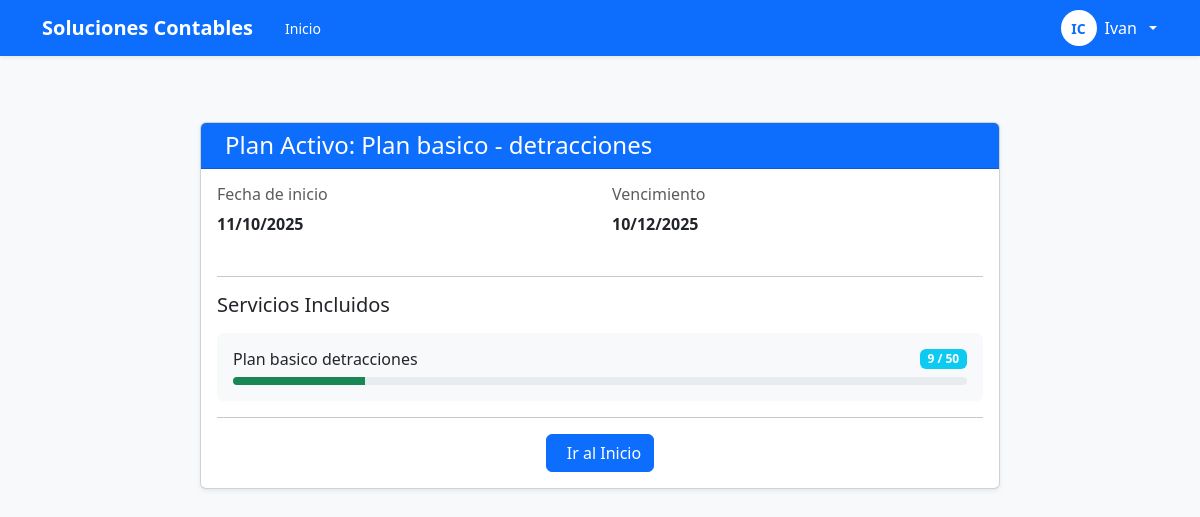
Screenshot of /auth/upgrade (signed in) with the database file from the repository.
### proc_detracciones/models.py (models this page shows, shortened)
class User(db.Model, UserMixin):
    __tablename__ = "user"
    id = db.Column(db.Integer, primary_key=True)
    email = db.Column(db.String(255), unique=True, nullable=True, index=True)
    username = db.Column(db.String(64), unique=True, nullable=True, index=True)
    password_hash = db.Column(db.String(255), nullable=True)
    role = db.Column(db.String(20), default="user", nullable=False)
    is_active_flag = db.Column(db.Boolean, default=True, nullable=False)
    trial_ends_at = db.Column(db.DateTime(timezone=True), nullable=True)
    is_email_verified = db.Column(db.Boolean, default=False, nullable=False)
    email_verified_at = db.Column(db.DateTime(timezone=True), nullable=True)
    first_name = db.Column(db.String(120), nullable=True)
    last_name = db.Column(db.String(120), nullable=True)
    phone = db.Column(db.String(15), nullable=True)  # ✅ NUEVO CAMPO
    account_status = db.Column(db.String(24), default="TRIAL_ACTIVO", nullable=False)
    payment_proof_submitted_at = db.Column(db.DateTime(timezone=True), nullable=True)
    payment_proof_url = db.Column(db.Text, nullable=True)
    payment_reviewed_at = db.Column(db.DateTime(timezone=True), nullable=True)
    payment_reviewed_by_admin_id = db.Column(db.Integer, db.ForeignKey("user.id"), nullable=True)
    reviewed_by_admin = db.relationship("User", remote_side=[id], backref="reviewed_users", uselist=False)
    created_at = db.Column(db.DateTime(timezone=True), default=utcnow, nullable=False)
    payment_proof_reviewed_at = db.Column(db.DateTime(timezone=True), nullable=True)
    def get_active_subscription(self):
        from datetime import datetime, timezone
        return UserPlanSubscription.query.filter(
            UserPlanSubscription.user_id == self.id,
            UserPlanSubscription.is_active == True,
            UserPlanSubscription.ends_at > datetime.now(timezone.utc)
        ).order_by(UserPlanSubscription.ends_at.desc()).first()
    @property
    def is_active(self) -> bool:
        return bool(self.is_active_flag)
    def get_current_quota(self, service_id: int):
        from .models import UserPlanSubscription, PlanServiceQuota, ServiceUsageLog
        from sqlalchemy import func
        from datetime import datetime, timezone
        active_sub = db.session.query(UserPlanSubscription).filter(
            UserPlanSubscription.user_id == self.id,
            UserPlanSubscription.is_active == True,
            UserPlanSubscription.ends_at > datetime.now(timezone.utc)
        ).order_by(UserPlanSubscription.created_at.desc()).first()
        plan_quota = db.session.query(PlanServiceQuota).filter_by(
            plan_id=active_sub.plan_id, service_id=service_id
        ).first()
        is_unlimited = (plan_quota.xml_quota == -1)
        total_quota = plan_quota.xml_quota if not is_unlimited else 0
        usage = db.session.query(func.sum(ServiceUsageLog.xml_processed)).filter(
            ServiceUsageLog.user_id == self.id,
            ServiceUsageLog.service_id == service_id,
            ServiceUsageLog.completed_at >= active_sub.starts_at  # ✅ FILTRO NUEVO
        ).scalar() or 0
        return {
            "quota": total_quota,
            "used": usage,
            "remaining": (total_quota - usage) if not is_unlimited else float('inf'),
            "is_unlimited": is_unlimited
        }    # <-- FIN DE LA FUNCIÓN

class Plan(db.Model):
    __tablename__ = 'plan'
    id = db.Column(db.Integer, primary_key=True)
    name = db.Column(db.String(100), unique=True, nullable=False)  # "Plan Trial", "Plan Básico"
    slug = db.Column(db.String(100), unique=True, nullable=False)  # "trial", "basico"
    description = db.Column(db.Text)
    price_monthly = db.Column(db.Integer, default=0)  # En centavos: 5000 = S/ 50.00
    is_active = db.Column(db.Boolean, default=True)
    is_unlimited = db.Column(db.Boolean, default=False)  # Si es True, ignora quotas
    trial_days = db.Column(db.Integer, nullable=True)
    created_at = db.Column(db.DateTime(timezone=True), default=utcnow)
    service_quotas = db.relationship('PlanServiceQuota', backref='plan', cascade='all, delete-orphan')

class UserPlanSubscription(db.Model):
    __tablename__ = 'user_plan_subscription'
    id = db.Column(db.Integer, primary_key=True)
    user_id = db.Column(db.Integer, db.ForeignKey('user.id'), nullable=False)
    plan_id = db.Column(db.Integer, db.ForeignKey('plan.id'), nullable=False)
    starts_at = db.Column(db.DateTime(timezone=True), nullable=False)
    ends_at = db.Column(db.DateTime(timezone=True), nullable=False)
    is_active = db.Column(db.Boolean, default=True)
    auto_renew = db.Column(db.Boolean, default=False)
    created_at = db.Column(db.DateTime(timezone=True), default=utcnow)
    created_by_admin_id = db.Column(db.Integer, db.ForeignKey('user.id'))
    user = db.relationship('User', foreign_keys=[user_id], backref='plan_subscriptions')
    plan = db.relationship('Plan', backref='subscriptions')
    created_by = db.relationship('User', foreign_keys=[created_by_admin_id])

class PlanServiceQuota(db.Model):
    __tablename__ = 'plan_service_quota'
    id = db.Column(db.Integer, primary_key=True)
    plan_id = db.Column(db.Integer, db.ForeignKey('plan.id'), nullable=False)
    service_id = db.Column(db.Integer, db.ForeignKey('service.id'), nullable=False)
    xml_quota = db.Column(db.Integer, default=-1)  # -1 = sin límite
    runs_quota = db.Column(db.Integer, default=-1)
    __table_args__ = (db.UniqueConstraint('plan_id', 'service_id', name='unique_plan_service'),)

class Service(db.Model):
    __tablename__ = 'service'
    id = db.Column(db.Integer, primary_key=True)
    name = db.Column(db.String(100), unique=True, nullable=False)  # "Detracciones"
    slug = db.Column(db.String(100), unique=True, nullable=False)  # "detracciones"
    description = db.Column(db.Text)
    is_active = db.Column(db.Boolean, default=True)
    created_at = db.Column(db.DateTime(timezone=True), default=utcnow)
    quotas = db.relationship('PlanServiceQuota', backref='service', cascade='all, delete-orphan')

### proc_detracciones/routes/auth.py (the view)
@auth_bp.get("/upgrade")
@login_required
def upgrade():
    if not current_user.email:
        return redirect(url_for("auth.register_get"))
    if current_user.account_status == 'ACTIVO':
        active_sub = current_user.get_active_subscription()
        if active_sub:
            return render_template("plan_status.html", subscription=active_sub)
    return render_template("upgrade.html")

### proc_detracciones/templates/plan_status.html (shortened to what this page needs)
{% extends "_base.html" %} {% block title %}Mi Plan{% endblock %} {% block
content %}
<div class="container py-5">
  <div class="card shadow-sm" style="max-width: 800px; margin: 0 auto">
    <div class="card-header bg-primary text-white">
      <h4 class="mb-0">
        Plan Activo: {{ subscription.plan.name }}
      </h4>
    </div>
    <div class="card-body">
      <div class="row mb-4">
        <div class="col-md-6">
          <h6 class="text-muted">Fecha de inicio</h6>
          <p class="fw-bold">
            {{ subscription.starts_at.strftime('%d/%m/%Y') }}
          </p>
        </div>
        <div class="col-md-6">
          <h6 class="text-muted">Vencimiento</h6>
          <p class="fw-bold">{{ subscription.ends_at.strftime('%d/%m/%Y') }}</p>
        </div>
      </div>
      <hr />
      <h5 class="mb-3">Servicios Incluidos</h5>
      {% for quota in subscription.plan.service_quotas %} {% set quota_info =
      current_user.get_current_quota(quota.service_id) %}
      <div class="mb-3 p-3 bg-light rounded">
        <div class="d-flex justify-content-between align-items-center mb-2">
          <h6 class="mb-0">{{ quota.service.name }}</h6>
          {% if quota_info.is_unlimited %}
          <span class="badge bg-success">Ilimitado</span>
          {% else %}
          <span class="badge bg-info"
            >{{ quota_info.used }} / {{ quota_info.quota }}</span
          >
          {% endif %}
        </div>
        {% if not quota_info.is_unlimited %}
        <div class="progress" style="height: 8px">
          <div
            class="progress-bar {% if quota_info.used / quota_info.quota < 0.7 %}bg-success{% elif quota_info.used / quota_info.quota < 0.9 %}bg-warning{% else %}bg-danger{% endif %}"
            role="progressbar"
            style="width: {{ (quota_info.used / quota_info.quota * 100)|round|int }}%"
            aria-valuenow="{{ quota_info.used }}"
            aria-valuemin="0"
            aria-valuemax="{{ quota_info.quota }}"
          ></div>
        </div>
        {% endif %}
      </div>
      {% endfor %}
      <hr />
      <div class="text-center">
        <a href="{{ url_for('home.index') }}" class="btn btn-primary">
          Ir al Inicio
        </a>
      </div>
    </div>
  </div>
</div>
{% endblock %}

### proc_detracciones/templates/_base.html (shortened to what this page needs)
<!DOCTYPE html>
<html lang="es">
  <head>
    <link
      href="https://cdn.jsdelivr.net/npm/bootstrap@5.3.2/dist/css/bootstrap.min.css"
      rel="stylesheet"
    />
  </head>
  <body class="bg-light">
    <nav
      class="navbar navbar-expand-lg navbar-dark bg-primary navbar-sticky shadow-sm"
    >
      <div class="container">
        <a
          class="navbar-brand fw-semibold"
          href="{{ url_for('home.index') if current_user.is_authenticated else url_for('auth.login') }}"
        >
          Soluciones Contables
        </a>
        {% if current_user.is_authenticated %}
        <div class="breadcrumb-inline d-none d-lg-flex align-items-center ms-3">
          <a href="{{ url_for('home.index') }}">Inicio</a>
        </div>
        {% endif %}
        <div class="collapse navbar-collapse" id="navbarNav">
          <div class="d-flex align-items-center gap-3">
            {% if current_user.is_authenticated %} {% set status =
            (current_user.account_status or 'TRIAL_ACTIVO') %}
            <div class="dropdown">
              <button
                class="btn btn-link text-white dropdown-toggle text-decoration-none p-0 d-flex align-items-center gap-2"
                type="button"
                data-bs-toggle="dropdown"
              >
                <div class="user-avatar">
                  {% if current_user.first_name and current_user.last_name %} {{
                  current_user.first_name[0]|upper }}{{
                  current_user.last_name[0]|upper }} {% elif
                  current_user.username %} {{ current_user.username[:2]|upper }}
                  {% elif current_user.email %} {{ current_user.email[0]|upper
                  }} {% else %} U {% endif %}
                </div>
                <span class="d-none d-md-inline fw-500">
                  {% if current_user.first_name %} {{ current_user.first_name }}
                   {% elif current_user.username %} {{
                  current_user.username }} {% elif current_user.email %} {{
                  current_user.email.split('@')[0] }} {% else %} Usuario {%
                  endif %}
                </span>
              </button>
            </div>
            {% endif %}
          </div>
        </div>
      </div>
    </nav>
    <div class="container" style="max-width: 980px; padding-top: 18px">
       {% block content %}{% endblock %}
    </div>
  </body>
</html>

### proc_detracciones/templates/_base.html (style rules this page uses)
.navbar-sticky { position: sticky; top: 0; z-index: 1020; }
body { padding-top: 0; }
.user-avatar { width: 36px; height: 36px; background: white; color: #0d6efd; border-radius: 50%; display: flex; align-items: center; justify-content: center; font-weight: 600; font-size: 0.875rem; border: 2px solid rgba(255, 255, 255, 0.3); }
.breadcrumb-inline { color: rgba(255, 255, 255, 0.7); font-size: 0.875rem; }
.breadcrumb-inline a { color: white; text-decoration: none; transition: opacity 0.2s; }

### rows the page displays
User: first_name "I", last_name "C", first_name "Ivan"
Plan: plan.name "Plan basico - detracciones"
UserPlanSubscription: starts_at "11/10/2025", ends_at "10/12/2025"
PlanServiceQuota: service.name "Plan basico detracciones", used "9", quota "50", {{ (quota_info.used / quota_info.quota * 100)|round|int }} 18 (drawn)
